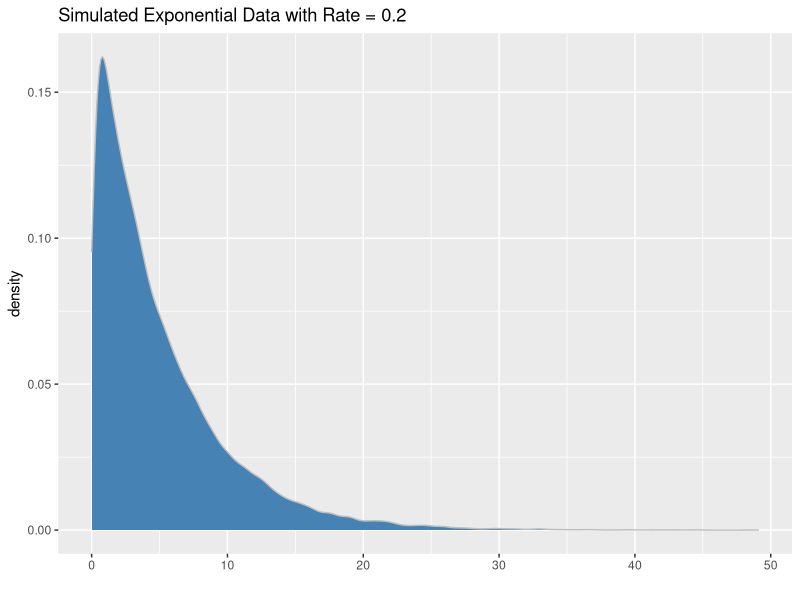
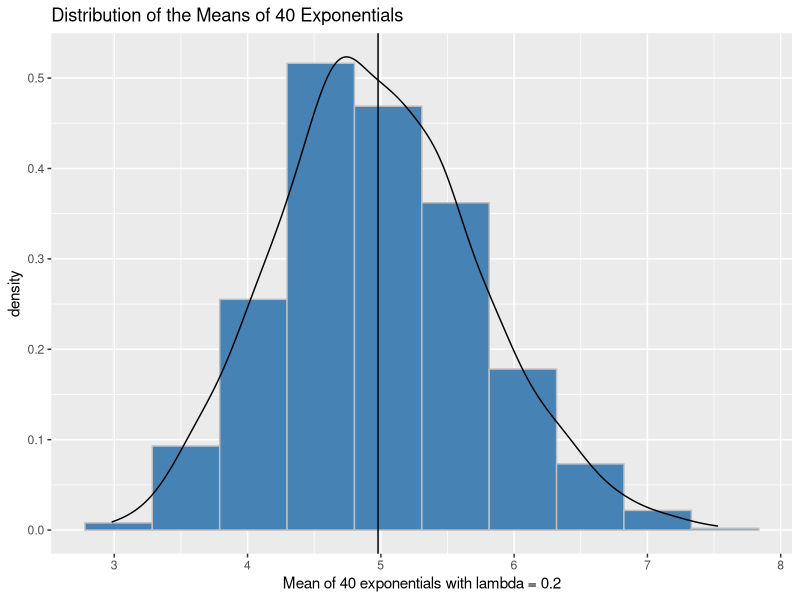
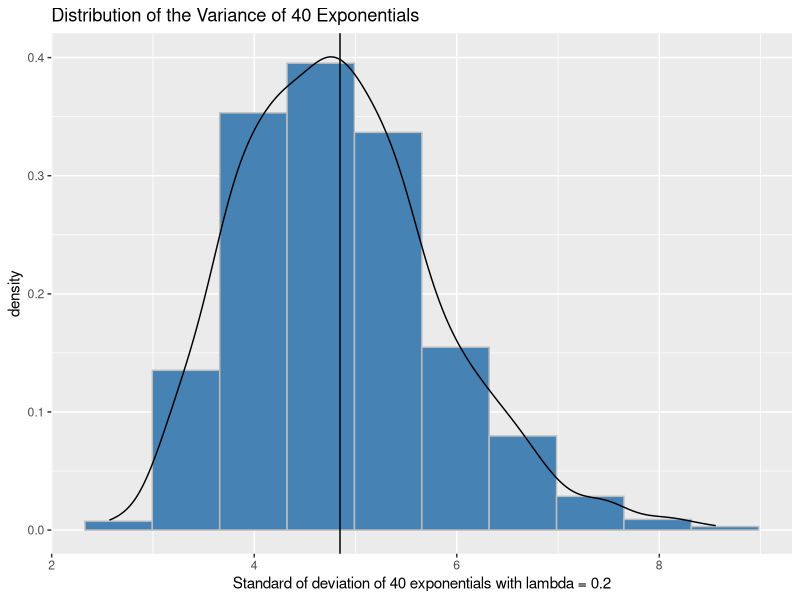
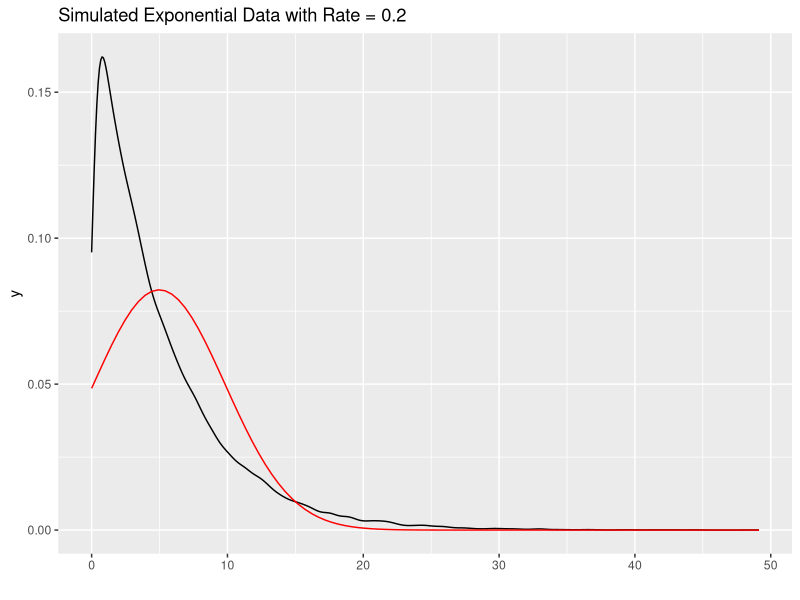
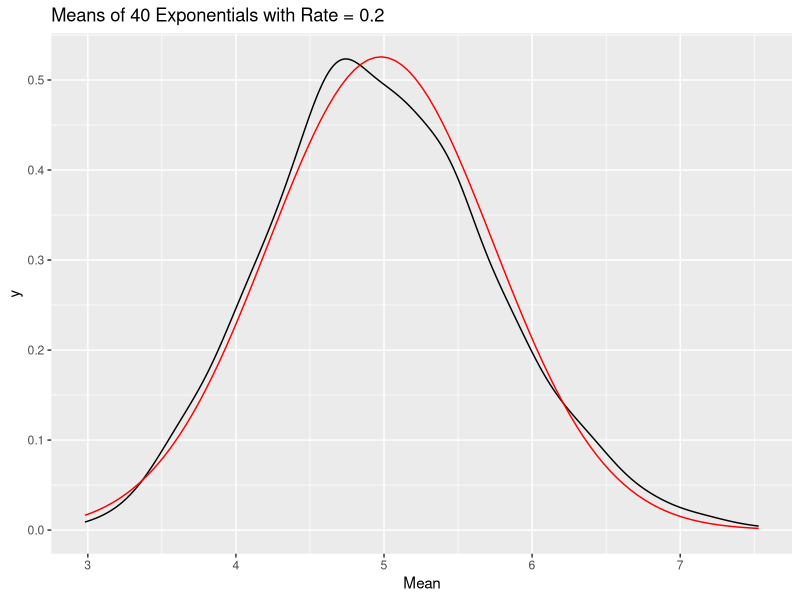
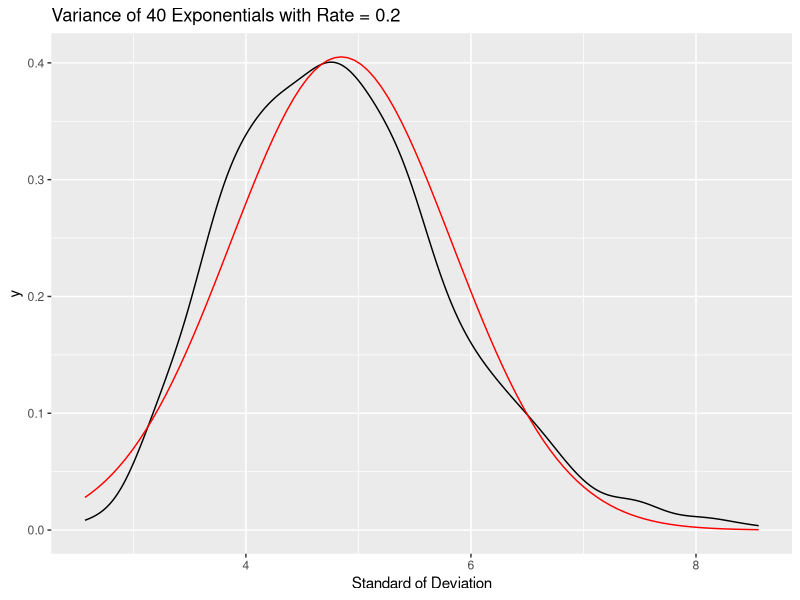

R code for these plots, in order:
## ---- chunk 1
knitr::opts_chunk$set(echo = TRUE)
## ---- chunk 2
lambda <- 0.2
sample <- rexp(40*1000, rate = lambda)
samplemat <- matrix(sample, nrow = 1000, ncol = 40)

## ---- chunk 3
library(ggplot2)
ggplot() +
        geom_density(aes(sample), color = "grey", fill = "steelblue") +
        xlab("") +
        ggtitle("Simulated Exponential Data with Rate = 0.2")
## ---- chunk 4
samplemeans <- rowMeans(samplemat)
samplemean <- round(mean(samplemeans), 3)
theorymean <- 1/lambda
ggplot()+
        geom_histogram(aes(samplemeans, y = ..density..), color = "grey", 
                       fill = "steelblue", bins = 10) +
        geom_vline(xintercept = samplemean) +
        xlab("Mean of 40 exponentials with lambda = 0.2")+
        ggtitle("Distribution of the Means of 40 Exponentials") +
        geom_density(aes(samplemeans))

## ---- chunk 5
samplesd <- apply(samplemat, 1, sd)
meansd <- round(mean(samplesd), 3)
theorysd <- 1/lambda
ggplot()+
        geom_histogram(aes(samplesd, y = ..density..), color = "grey", 
                       fill = "steelblue", bins = 10)+
        geom_vline(xintercept = meansd) + 
        geom_density(aes(samplesd))+
        xlab("Standard of deviation of 40 exponentials with lambda = 0.2")+
        ggtitle("Distribution of the Variance of 40 Exponentials")
## ---- chunk 6
ggplot(data.frame(sample), aes(sample)) +
        geom_density(aes(sample)) +
        stat_function(fun = dnorm, 
                      args = list(mean = samplemean, sd = meansd), 
                      geom = "line", col = "red") + 
        xlab("") +
        ggtitle("Simulated Exponential Data with Rate = 0.2")
## ---- chunk 7
ggplot(data.frame(samplemeans), aes(samplemeans)) +
        geom_density(aes(samplemeans)) +
        stat_function(fun = dnorm, 
                      args = list(mean = samplemean, sd = sd(samplemeans)), 
                      geom = "line", col = "red") + 
        xlab("Mean") +
        ggtitle("Means of 40 Exponentials with Rate = 0.2")
## ---- chunk 8
ggplot(data.frame(samplesd), aes(samplesd)) +
        geom_density(aes(samplesd)) +
        stat_function(fun = dnorm, 
                      args = list(mean = meansd, sd = sd(samplesd)), 
                      geom = "line", col = "red") + 
        xlab("Standard of Deviation") +
        ggtitle("Variance of 40 Exponentials with Rate = 0.2")
